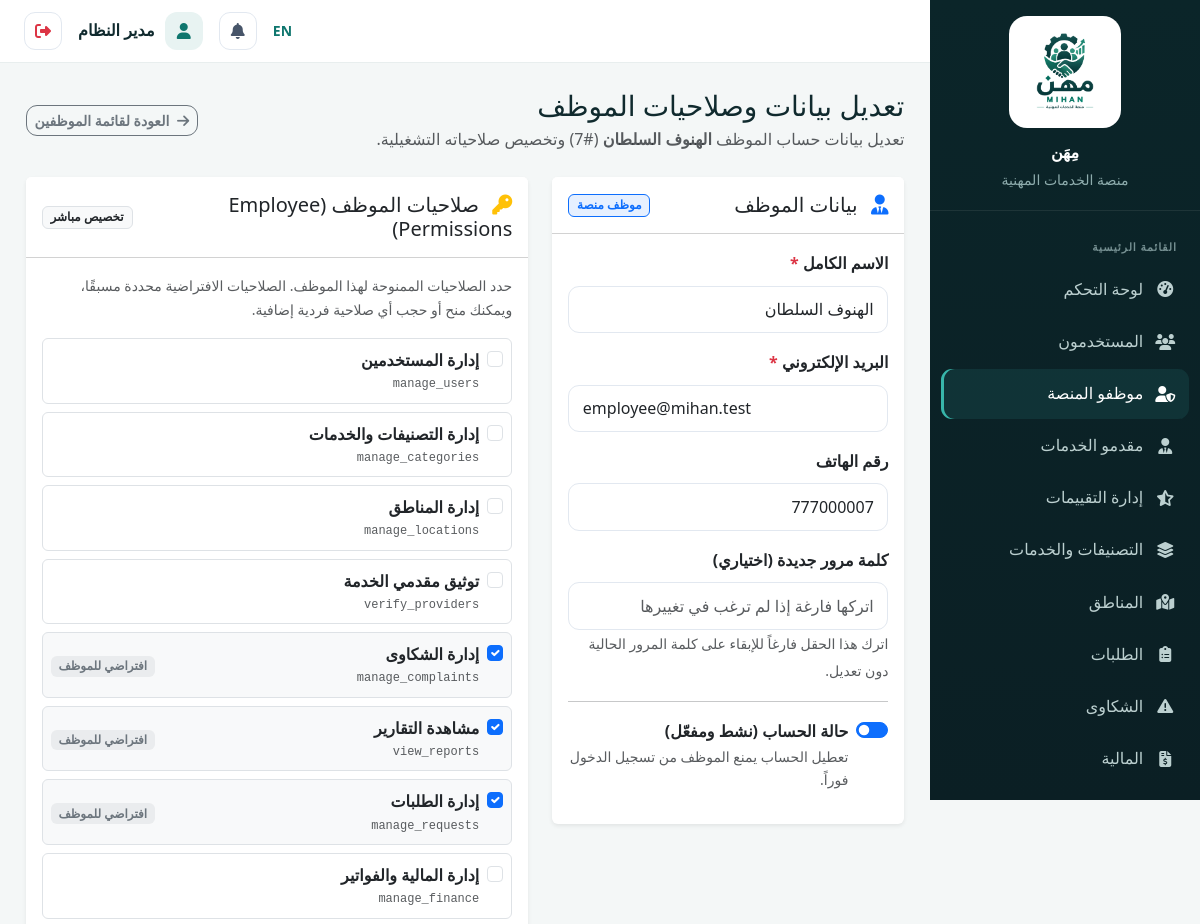
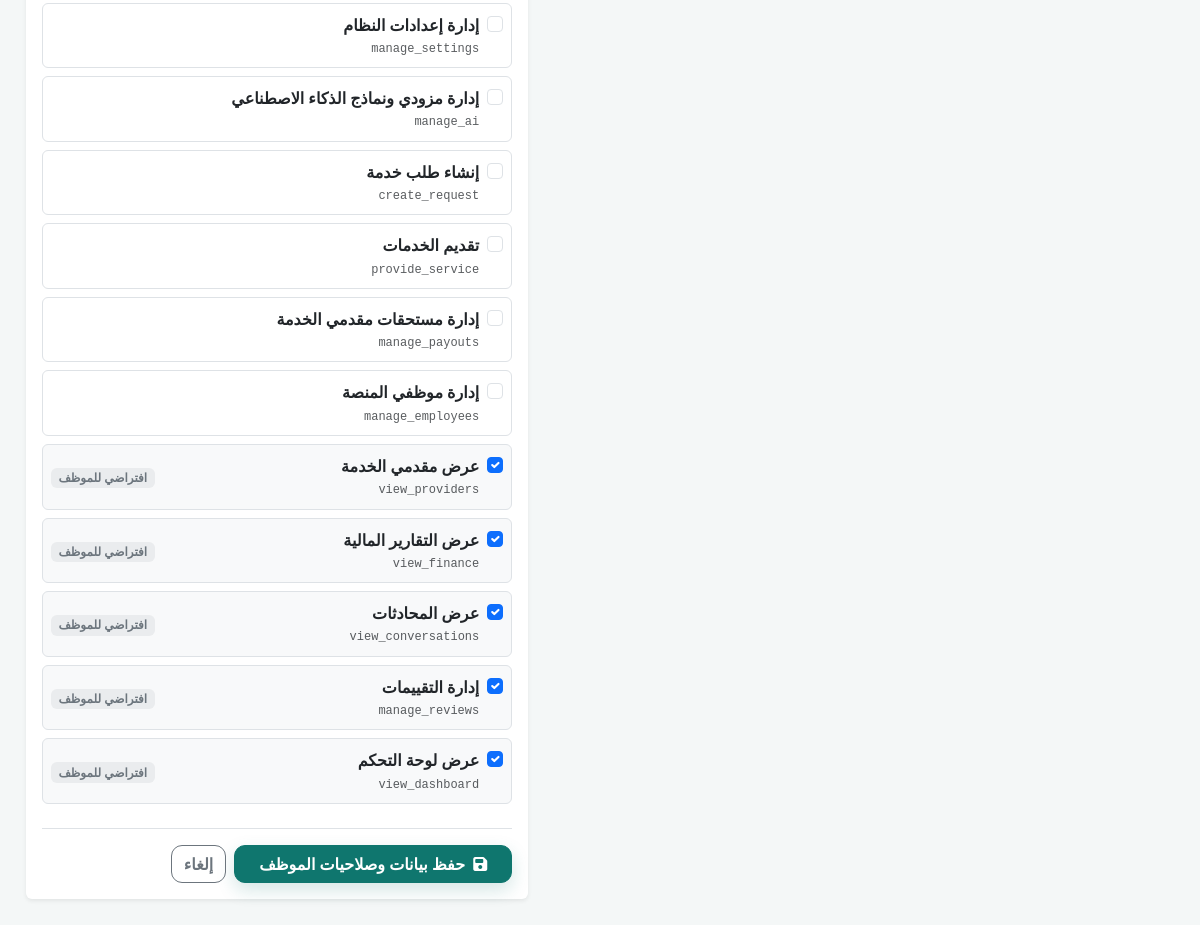
Page /admin/employees/7/edit (signed in) on the committed database (2 pictures, top to bottom).
### tables this page shows
CREATE TABLE `system_settings` (
  `id` int(11) NOT NULL,
  `key` varchar(100) NOT NULL,
  `value` text DEFAULT NULL,
  `updated_at` datetime DEFAULT current_timestamp() ON UPDATE current_timestamp()
);

CREATE TABLE `users` (
  `id` int(11) NOT NULL,
  `name` varchar(150) NOT NULL,
  `email` varchar(150) NOT NULL,
  `phone` varchar(20) DEFAULT NULL,
  `password_hash` varchar(255) NOT NULL,
  `role` enum('customer','provider','employee','admin') NOT NULL DEFAULT 'customer',
  `profile_photo` varchar(255) DEFAULT NULL,
  `is_active` tinyint(1) NOT NULL DEFAULT 1,
  `is_verified_email` tinyint(1) NOT NULL DEFAULT 0,
  `created_at` datetime DEFAULT current_timestamp(),
  `updated_at` datetime DEFAULT current_timestamp() ON UPDATE current_timestamp()
);

CREATE TABLE `permissions` (
  `id` int(11) NOT NULL,
  `key` varchar(100) NOT NULL,
  `description` varchar(255) DEFAULT NULL
);

### app/views/admin/employee_edit.php (the view, shortened to what the rows shown need)
<div class="d-flex justify-content-between align-items-center mb-4">
  <div>
    <h3 class="mb-1">تعديل بيانات وصلاحيات الموظف</h3>
    <p class="text-muted mb-0">تعديل بيانات حساب الموظف <strong><?= e($employee['name']) ?></strong> (#<?= (int)$employee['id'] ?>) وتخصيص صلاحياته التشغيلية.</p>
  </div>
  <div class="d-flex gap-2">
    <a href="<?= url('/admin/employees') ?>" class="btn btn-outline-secondary btn-sm">
      <i class="fa-solid fa-arrow-right me-1"></i> العودة لقائمة الموظفين
    </a>
  </div>
</div>
<form method="POST" action="<?= url('/admin/employees/' . $employee['id'] . '/update') ?>" class="row g-4">
  <div class="col-lg-5">
    <div class="card shadow-sm border-0 mb-4">
      <div class="card-header bg-white py-3 d-flex justify-content-between align-items-center">
        <h5 class="card-title mb-0"><i class="fa-solid fa-user-tie me-2 text-primary"></i> بيانات الموظف</h5>
        <span class="badge bg-primary bg-opacity-10 text-primary border-primary border">موظف منصة</span>
      </div>
      <div class="card-body">
        <div class="mb-3">
          <label class="form-label fw-semibold">الاسم الكامل <span class="text-danger">*</span></label>
          <input type="text" name="name" class="form-control" value="<?= e($employee['name']) ?>" required minlength="3" maxlength="150">
        </div>
        <div class="mb-3">
          <label class="form-label fw-semibold">البريد الإلكتروني <span class="text-danger">*</span></label>
          <input type="email" name="email" class="form-control" value="<?= e($employee['email']) ?>" required>
        </div>
        <div class="mb-3">
          <label class="form-label fw-semibold">رقم الهاتف</label>
          <input type="text" name="phone" class="form-control" value="<?= e($employee['phone'] ?? '') ?>" placeholder="مثال: 777000000">
        </div>
        <div class="mb-3">
          <label class="form-label fw-semibold">كلمة مرور جديدة (اختياري)</label>
          <input type="password" name="password" class="form-control" placeholder="اتركها فارغة إذا لم ترغب في تغييرها" minlength="8">
          <small class="text-muted">اترك هذا الحقل فارغاً للإبقاء على كلمة المرور الحالية دون تعديل.</small>
        </div>
        <hr class="my-3">
        <div class="mb-3 form-check form-switch">
          <input class="form-check-input" type="checkbox" name="is_active" value="1" id="isActiveCheck" <?= (int)$employee['is_active'] === 1 ? 'checked' : '' ?>>
          <label class="form-check-label fw-semibold" for="isActiveCheck">حالة الحساب (نشط ومفعّل)</label>
          <small class="text-muted d-block">تعطيل الحساب يمنع الموظف من تسجيل الدخول فوراً.</small>
        </div>
      </div>
    </div>
  </div>
  <div class="col-lg-7">
    <div class="card shadow-sm border-0">
      <div class="card-header bg-white py-3 d-flex justify-content-between align-items-center">
        <h5 class="card-title mb-0"><i class="fa-solid fa-key me-2 text-warning"></i> صلاحيات الموظف (Employee Permissions)</h5>
        <span class="badge bg-light text-dark border">تخصيص مباشر</span>
      </div>
      <div class="card-body">
        <p class="small text-muted mb-3">
          حدد الصلاحيات الممنوحة لهذا الموظف. الصلاحيات الافتراضية محددة مسبقًا، ويمكنك منح أو حجب أي صلاحية فردية إضافية.
        </p>
        <div class="row g-2">
          <?php foreach ($employee['permissions_catalogue'] as $p): ?>
            <div class="col-12">
              <div class="border rounded p-2 d-flex justify-content-between align-items-center <?= $p['is_allowed'] ? 'bg-light' : '' ?>">
                <div class="form-check mb-0">
                  <input class="form-check-input perm-checkbox" type="checkbox" name="permissions[]" value="<?= e($p['key']) ?>" id="perm_<?= e($p['key']) ?>" <?= $p['is_allowed'] ? 'checked' : '' ?>>
                  <label class="form-check-label fw-semibold text-dark" for="perm_<?= e($p['key']) ?>">
                    <?= e($p['description'] ?: $p['key']) ?>
                  </label>
                  <div class="small text-muted font-monospace" style="font-size:0.75rem;"><?= e($p['key']) ?></div>
                </div>
                <div>
                  <?php if ($p['is_role_default']): ?>
                    <span class="badge bg-secondary bg-opacity-10 text-secondary" style="font-size:0.75rem;">افتراضي للموظف</span>
                  <?php endif; ?>
                </div>
              </div>
            </div>
          <?php endforeach; ?>
        </div>
        <div class="mt-4 pt-3 border-top d-flex gap-2">
          <button type="submit" class="btn btn-primary px-4">
            <i class="fa-solid fa-floppy-disk me-1"></i> حفظ بيانات وصلاحيات الموظف
          </button>
          <a href="<?= url('/admin/employees') ?>" class="btn btn-outline-secondary">إلغاء</a>
        </div>
      </div>
    </div>
  </div>
</form>

### app/core/Router.php (shortened to what the rows shown need)
<?php
class Router
{
    private array $routes = [];
    private function add(string $method, string $path, string $handler): void
    {
        $this->routes[] = compact('method', 'path', 'handler');
    }
    public function dispatch(string $method, string $uri): void
    {
        $uri = strtok($uri, '?');
        $base = BASE_PATH;
        if ($base !== '' && strpos($uri, $base) === 0) {
            $uri = substr($uri, strlen($base));
        }
        $uri = rtrim($uri, '/');
        foreach ($this->routes as $route) {
            if ($route['method'] !== $method) continue;
            $pattern = preg_replace('#\{[a-zA-Z_]+\}#', '([^/]+)', $route['path']);
            $pattern = '#^' . $pattern . '$#u';
            if (preg_match($pattern, $uri, $matches)) {
                array_shift($matches);
                [$controllerName, $methodName] = explode('@', $route['handler']);
                $controller = new $controllerName();
                call_user_func_array([$controller, $methodName], $matches);
                return;
            }
        }
    }
}

### app/views/partials/sidebar.php (shortened to what the rows shown need)
<?php
$role=Auth::role(); $current=parse_url($_SERVER['REQUEST_URI']??'',PHP_URL_PATH) ?: '/';
$links=[];
if($role==='customer') $links=[['fa-gauge-high',__('dashboard'),'/customer/dashboard'],['fa-list-check',__('my_requests'),'/customer/requests'],['fa-file-invoice-dollar','المالية والفواتير','/customer/finance'],['fa-plus-circle',__('new_request'),'/customer/requests/create'],['fa-comment-dots',__('smart_assistant'),'/customer/ai/assistant'],['fa-user-gear',__('search'),'/providers'],['fa-triangle-exclamation',__('complaints'),'/customer/complaints'],['fa-user',__('profile'),'/customer/profile']];
elseif($role==='provider') $links=[['fa-gauge-high',__('dashboard'),'/provider/dashboard'],['fa-inbox',__('incoming_requests'),'/provider/requests'],['fa-wallet','المالية والمدفوعات','/provider/finance'],['fa-star',__('reviews'),'/provider/reviews'],['fa-id-card',__('professional_profile'),'/provider/profile']];
elseif($role==='admin') $links=[['fa-gauge-high',__('dashboard'),'/admin/dashboard'],['fa-users',__('users'),'/admin/users'],['fa-user-shield','موظفو المنصة','/admin/employees'],['fa-user-tie',__('providers'),'/admin/providers'],['fa-star-half-stroke',__('review_management'),'/admin/reviews'],['fa-layer-group',__('categories_services'),'/admin/categories'],['fa-map-location-dot',__('locations'),'/admin/locations'],['fa-clipboard-list',__('requests'),'/admin/requests'],['fa-triangle-exclamation',__('complaints'),'/admin/complaints'],['fa-file-invoice-dollar',__('finance'),'/admin/finance'],['fa-chart-line',__('reports_analytics'),'/admin/reports'],['fa-bell',__('notifications'),'/admin/notifications'],['fa-brain',__('ai'),'/admin/ai'],['fa-gear',__('settings'),'/admin/settings']];
?>
<aside class="dash-sidebar">
 <div class="sidebar-brand"><a href="<?= url('/') ?>" class="sidebar-brand-link"><img class="sidebar-logo" src="<?= asset('images/logo-mihan-original.png') ?>" alt="<?= e(__('app_name')) ?>"><span class="sidebar-brand-text"><?= e(setting('site_name', __('app_name'))) ?><small><?= __('professional_services_platform') ?></small></span></a></div>
 <ul class="sidebar-nav"><li class="sidebar-section"><?= __('main_menu') ?></li>
 <?php foreach($links as $link): $active=str_starts_with($current,rtrim(BASE_PATH.$link[2],'/')); ?><li><a class="<?= $active?'active':'' ?>" href="<?= url($link[2]) ?>"><i class="fa-solid <?= $link[0] ?>"></i><span><?= e($link[1]) ?></span></a></li><?php endforeach; ?>
 </ul>
</aside>

### app/views/partials/topbar.php (shortened to what the rows shown need)
<?php require_once __DIR__.'/../../models/Notification.php'; $notifModel=new Notification(); $unread=Auth::check()?$notifModel->unreadCount(Auth::id()):0; ?>
<header class="dash-topbar">
 <div class="ms-auto d-flex align-items-center gap-2 gap-md-3">
  <a href="<?= e(langUrl(currentLang()==='ar'?'en':'ar')) ?>" class="text-decoration-none small fw-semibold"><?= currentLang()==='ar'?'EN':'AR' ?></a>
  <a href="<?= url(Auth::role().'/notifications') ?>" class="icon-btn position-relative"><i class="fa-solid fa-bell"></i><?php if($unread>0): ?><span class="badge rounded-pill bg-danger notif-badge"><?= $unread ?></span><?php endif; ?></a>
  <div class="dash-user"><span class="dash-user-avatar"><i class="fa-solid fa-user"></i></span><span class="dash-user-name fw-semibold"><?= e(Auth::name()) ?></span></div>
  <form method="POST" action="<?= url('/logout') ?>" class="d-inline"><?= csrf_field() ?><button type="submit" class="icon-btn text-danger" title="<?= e(__('logout')) ?>"><i class="fa-solid fa-right-from-bracket"></i></button></form>
 </div>
</header>

### rows in the picture
system_settings: value "مِهَن"
users: name "مدير النظام"
users: name "الهنوف السلطان", id "7", email "employee@mihan.test", phone "777000007", is_active "☑"
permissions: description "إدارة المستخدمين", key "manage_users"
permissions: description "إدارة التصنيفات والخدمات", key "manage_categories"
permissions: description "إدارة المناطق", key "manage_locations"
permissions: description "توثيق مقدمي الخدمة", key "verify_providers"
permissions: description "إدارة الشكاوى", key "manage_complaints", shows "افتراضي للموظف"
permissions: description "مشاهدة التقارير", key "view_reports", shows "افتراضي للموظف"
permissions: description "إدارة الطلبات", key "manage_requests", shows "افتراضي للموظف"
permissions: description "إدارة المالية والفواتير", key "manage_finance"
permissions: description "إدارة إعدادات النظام", key "manage_settings"
permissions: description "إدارة مزودي ونماذج الذكاء الاصطناعي", key "manage_ai"
permissions: description "إنشاء طلب خدمة", key "create_request"
permissions: description "تقديم الخدمات", key "provide_service"
permissions: description "إدارة مستحقات مقدمي الخدمة", key "manage_payouts"
permissions: description "إدارة موظفي المنصة", key "manage_employees"
permissions: description "عرض مقدمي الخدمة", key "view_providers", shows "افتراضي للموظف"
permissions: description "عرض التقارير المالية", key "view_finance", shows "افتراضي للموظف"
permissions: description "عرض المحادثات", key "view_conversations", shows "افتراضي للموظف"
permissions: description "إدارة التقييمات", key "manage_reviews", shows "افتراضي للموظف"
permissions: description "عرض لوحة التحكم", key "view_dashboard", shows "افتراضي للموظف"

### other values in the picture
$link[1] "لوحة التحكم"
$link[1] "المستخدمون"
$link[1] "موظفو المنصة"
$link[1] "مقدمو الخدمات"
$link[1] "إدارة التقييمات"
$link[1] "التصنيفات والخدمات"
$link[1] "المناطق"
$link[1] "الطلبات"
$link[1] "الشكاوى"
$link[1] "المالية"
